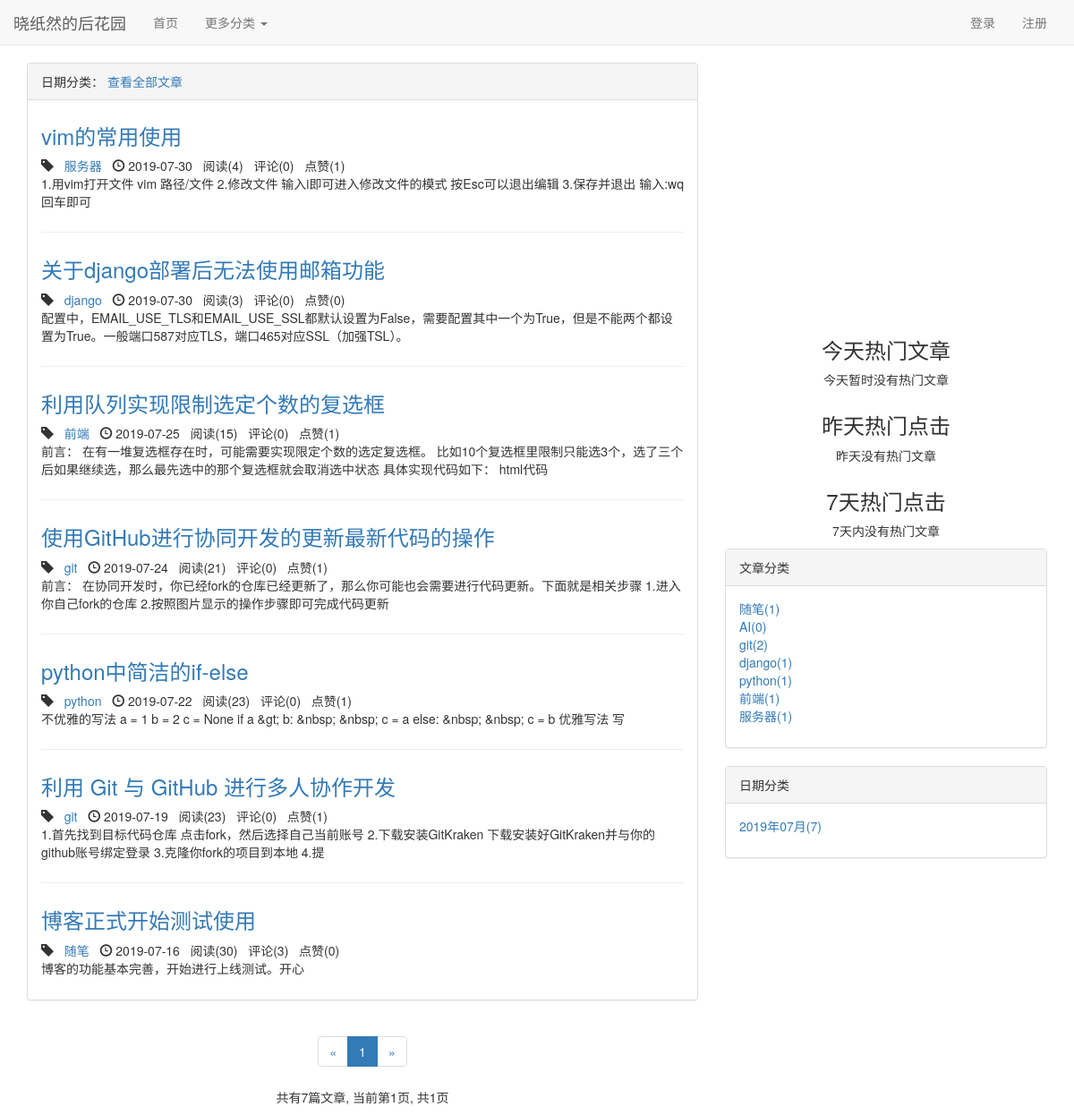
Page /blog/date/2019/7 on the committed database.
### blog/models.py (models this page shows, shortened)
class Blog(models.Model, ReadNumExpandMethod):
    title = models.CharField(max_length=50)
    blog_type = models.ForeignKey(BlogType, on_delete=models.CASCADE)
    content = RichTextUploadingField()
    author = models.ForeignKey(User, on_delete=models.CASCADE)
    read_details = GenericRelation(ReadDetail)  # 与阅读细节模型关联起来
    created_time = models.DateTimeField(auto_now_add=True)
    last_updated_time = models.DateTimeField(auto_now=True)
    class Meta:
        ordering = ['-created_time']

class BlogType(models.Model):
    type_name = models.CharField(max_length=50)
    def __str__(self):
        return self.type_name

### read_statistics/models.py (models this page shows)
class ReadNum(models.Model):
    read_num = models.IntegerField(default=0)
    content_type = models.ForeignKey(ContentType, on_delete=models.CASCADE)
    object_id = models.PositiveIntegerField()
    content_object = GenericForeignKey('content_type', 'object_id')

### likes/models.py (models this page shows)
class LikeCount(models.Model):
    content_type = models.ForeignKey(ContentType, on_delete=models.CASCADE)
    object_id = models.PositiveIntegerField()
    content_object = GenericForeignKey('content_type', 'object_id')
    liked_num = models.IntegerField(default=0)

### blog/views.py (the view)
# urls.py: path('date/<int:year>/<int:month>', views.blogs_with_date, name="blogs_with_date"),
def blogs_with_date(request, year, month):
    blogs_all_list = Blog.objects.filter(created_time__year=year, created_time__month=month)
    context = get_blog_list_common_data(blogs_all_list, request)
    context['blogs_with_date'] = '{}年{}月'.format(year, month)
    return render(request, 'blog/blogs_with_date.html', context)

### comment/templatetags/comment_tags.py (called while the page is built)
@register.simple_tag
def get_comment_count(obj):
    content_type = ContentType.objects.get_for_model(obj)
    return Comment.objects.filter(content_type=content_type, object_id=obj.pk).count()

### likes/templatetags/likes_tags.py (called while the page is built)
@register.simple_tag
def get_like_count(obj):
    content_type = ContentType.objects.get_for_model(obj)
    like_count, created = LikeCount.objects.get_or_create(content_type=content_type, object_id=obj.pk)
    return like_count.liked_num

### read_statistics/models.py (called while the page is built)
    def get_read_num(self):
        try:
            ct = ContentType.objects.get_for_model(self)
            readnum = ReadNum.objects.get(content_type=ct, object_id=self.pk)
            return readnum.read_num
        except exceptions.ObjectDoesNotExist:
            return 0

### user/context_processors.py (called while the page is built)
def login_modal_form(request):
    return {'login_modal_form': LoginForm()}

### blog/templates/blog/blogs_with_date.html (shortened to what this page needs)
{% extends 'blog/blog_list.html' %}
{% block nav_blog_active %}deactive{% endblock %}
{% block blog_list_title %}
    日期分类： {{ blog_type.type_name }}
    <a href="{% url 'home' %}">查看全部文章</a>
{% endblock %}

### blog/templates/blog/blog_list.html (shortened to what this page needs)
{% extends 'base.html' %}
{% load staticfiles %}
{% load comment_tags %}
{% load likes_tags %}
{% block header_extends %}
    <link rel="stylesheet" type="text/css" href="{% static 'blog/blog.css' %}">
    <link rel="stylesheet" type="text/css" href="{% static 'css/home.css' %}">
{% endblock %}
{% block content %}
    <div class="container">
        <div class="row">
            <div class="col-xs-12 col-sm-6 col-md-6 col-lg-8">
                <div class="panel panel-default">
                    <div class="panel-heading">{% block blog_list_title %}文章列表{% endblock %}</div>
                    <div class="panel-body">
                        {% for blog in page_of_blogs.object_list %}
                            <div class="blog">
                                <h3><a href="{% url 'blog_detail' blog.pk %}">{{ blog.title }}</a></h3>
                                <p class="blog-info">
                                    <span class="glyphicon glyphicon-tag"></span>&nbsp;&nbsp;&nbsp;<a href="{% url 'blogs_with_type' blog.blog_type.pk %}">{{ blog.blog_type }}</a>&nbsp;&nbsp;&nbsp;<span class="glyphicon glyphicon-time"></span> {{ blog.created_time|date:"Y-m-d" }}&nbsp;&nbsp;
                                    阅读({{ blog.get_read_num }})&nbsp;&nbsp;
                                    评论({% get_comment_count blog %})&nbsp;&nbsp;
                                    点赞({% get_like_count blog %})
                                </p>
                                <p>{{ blog.content|striptags|truncatechars:120 }}</p>
                            </div>
                        {% empty %}
                            <div class="blog">
                                <h3>暂无文章，敬请期待</h3>
                            </div>
                        {% endfor %}
                    </div>
                </div>
                <div class="paginator">
                    <ul class="pagination">
                        <li>
                            {% if page_of_blogs.has_previous %}
                                <a href="?page={{ page_of_blogs.previous_page_number }}" aria-label="Previous">
                                    <span aria-hidden="true">&laquo;</span>
                                </a>
                            {% else %}
                                <span aria-hidden="true">&laquo;</span>
                            {% endif %}
                        </li>
                        {% for page_num in page_range %}
                            {% if page_num == page_of_blogs.number %}
                                <li class="active"><span>{{ page_num }}</span></li>
                            {% else %}
                                {% if page_num == '...' %}
                                    <li><span>{{ page_num }}</span></li>
                                {% else %}
                                    <li><a href="?page={{ page_num }}">{{ page_num }}</a></li>
                                {% endif %}
                            {% endif %}
                        {% endfor %}
                        <li>
                            {% if page_of_blogs.has_next %}
                                <a href="?page={{ page_of_blogs.next_page_number }}" aria-label="Next">
                                    <span aria-hidden="true">&raquo;</span>
                                </a>
                            {% else %}
                                <span aria-hidden="true">&raquo;</span>
                            {% endif %}
                        </li>
                    </ul>
                    <p>
                        共有{{ page_of_blogs.paginator.count }}篇文章,
                        当前第{{ page_of_blogs.number }}页,
                        共{{ page_of_blogs.paginator.num_pages }}页
                    </p>
                </div>
            </div>
            <div class="hidden-xs col-sm-4 col-md-4 col-lg-4">
                <div id="container"></div>
                <div class="hot-data">
                    <h3>今天热门文章</h3>
                    <ul>
                        {% for hot_data in today_hot_data %}
                            <li><a href="{% url 'blog_detail' hot_data.content_object.pk %}">{{ hot_data.content_object.title }}</a>({{ hot_data.read_num }})</li>
                        {% empty %}
                            <li>今天暂时没有热门文章</li>
                        {% endfor %}
                    </ul>
                </div>
                <div class="hot-data">
                    <h3>昨天热门点击</h3>
                    <ul>
                        {% for hot_data in yesterday_hot_data %}
                            <li><a href="{% url 'blog_detail' hot_data.content_object.pk %}">{{ hot_data.content_object.title }}</a>({{ hot_data.read_num }})</li>
                        {% empty %}
                            <li>昨天没有热门文章</li>
                        {% endfor %}
                    </ul>
                </div>
                <div class="hot-data">
                    <h3>7天热门点击</h3>
                    <ul>
                        {% for hot_blog in hot_blogs_for_7_days %}
                            <li><a href="{% url 'blog_detail' hot_blog.id %}">{{ hot_blog.title }}</a>({{ hot_blog.read_num_sum }})</li>
                        {% empty %}
                            <li>7天内没有热门文章</li>
                        {% endfor %}
                    </ul>
                </div>
                <div class="panel panel-default">
                    <div class="panel-heading">文章分类</div>
                    <div class="panel-body">
                        <ul class="blog-types">
                            {% for blog_type in blog_types %}
                                <li><a href="{% url 'blogs_with_type' blog_type.pk %}">{{ blog_type.type_name }}({{ blog_type.blog_set.count }})</a></li>
                            {% empty %}
                                <li>暂无分类</li>
                            {% endfor %}
                        </ul>
                    </div>
                </div>
                <div class="panel panel-default">
                    <div class="panel-heading">日期分类</div>
                    <div class="panel-body">
                        <ul>
                            {% for blog_date, blog_count in blog_dates.items %}
                                <li>
                                    <a href="{% url 'blogs_with_date' blog_date.year blog_date.month %}">
                                        {{ blog_date|date:"Y年m月" }}({{ blog_count }})
                                    </a>
                                </li>
                            {% endfor %}
                        </ul>
                    </div>
                </div>
            </div>
        </div>
    </div>
{% endblock %}

### static/css/base.css (style rules this page uses)
* { margin: 0; padding: 0; }
body { margin-top: 70px!important; }
ul { list-style-type: none!important; }

### static/blog/blog.css (style rules this page uses)
ul.blog-types { list-style-type: none; }
div.blog:not(:last-child) { margin-bottom: 2em; padding-bottom: 1em; border-bottom: 1px solid #eee; }
div.blog h3 { margin-top: 0.5em; }
div.blog p.blog-info { margin-bottom: 0; }
div.paginator { text-align: center; }

### static/css/home.css (style rules this page uses)
div#container { margin: 0 auto; height: 20em; min-width: 20em; max-width: 30em; }
div.hot-data { text-align: center; margin-top: 2em; }

### rows in the picture
Blog: title "vim的常用使用", blog_type "服务器", created_time "2019-07-30", get_read_num "4", id "0", id.liked_num "1", content "1.用vim打开文件 vim 路径/文件 2.修改文件 输入i即可进入修改文件的模式 按Esc可以退出编辑 3.保存并退出 输入:wq回车即可"
Blog: title "关于django部署后无法使用邮箱功能", blog_type "django", created_time "2019-07-30", get_read_num "3", id "0", id.liked_num "0", content "配置中，EMAIL_USE_TLS和EMAIL_USE_SSL都默认设置为False，需要配置其中一个为True，但是不能两个都设置为True。一般端口587对应TLS，端口465对应SSL（加强TSL）。"
Blog: title "利用队列实现限制选定个数的复选框", blog_type "前端", created_time "2019-07-25", get_read_num "15", id "0", id.liked_num "1", content "前言： 在有一堆复选框存在时，可能需要实现限定个数的选定复选框。 比如10个复选框里限制只能选3个，选了三个后如果继续选，那么最先选中的那个复选框就会取消选中状态 具体实现代码如下： html代码"
Blog: title "使用GitHub进行协同开发的更新最新代码的操作", blog_type "git", created_time "2019-07-24", get_read_num "21", id "0", id.liked_num "1", content "前言： 在协同开发时，你已经fork的仓库已经更新了，那么你可能也会需要进行代码更新。下面就是相关步骤 1.进入你自己fork的仓库 2.按照图片显示的操作步骤即可完成代码更新"
Blog: title "python中简洁的if-else", blog_type "python", created_time "2019-07-22", get_read_num "23", id "0", id.liked_num "1", content "不优雅的写法 a = 1 b = 2 c = None if a &gt; b: &nbsp; &nbsp; c = a else: &nbsp; &nbsp; c = b 优雅写法 写"
Blog: title "利用 Git 与 GitHub 进行多人协作开发", blog_type "git", created_time "2019-07-19", get_read_num "23", id "0", id.liked_num "1", content "1.首先找到目标代码仓库 点击fork，然后选择自己当前账号 2.下载安装GitKraken 下载安装好GitKraken并与你的github账号绑定登录 3.克隆你fork的项目到本地 4.提"
Blog: title "博客正式开始测试使用", blog_type "随笔", created_time "2019-07-16", get_read_num "30", id "3", id.liked_num "0", content "博客的功能基本完善，开始进行上线测试。开心"
BlogType: type_name "随笔", blog_set.count "1"
BlogType: type_name "AI", blog_set.count "0"
BlogType: type_name "git", blog_set.count "2"
BlogType: type_name "django", blog_set.count "1"
BlogType: type_name "python", blog_set.count "1"
BlogType: type_name "前端", blog_set.count "1"
BlogType: type_name "服务器", blog_set.count "1"

### other values in the picture
{{ page_num }} "1"
{{ page_of_blogs.paginator.count }} "7"
{{ page_of_blogs.number }} "1"
{{ page_of_blogs.paginator.num_pages }} "1"
{{ blog_date|date:"Y年m月" }} "2019年07月"
{{ blog_count }} "7"
